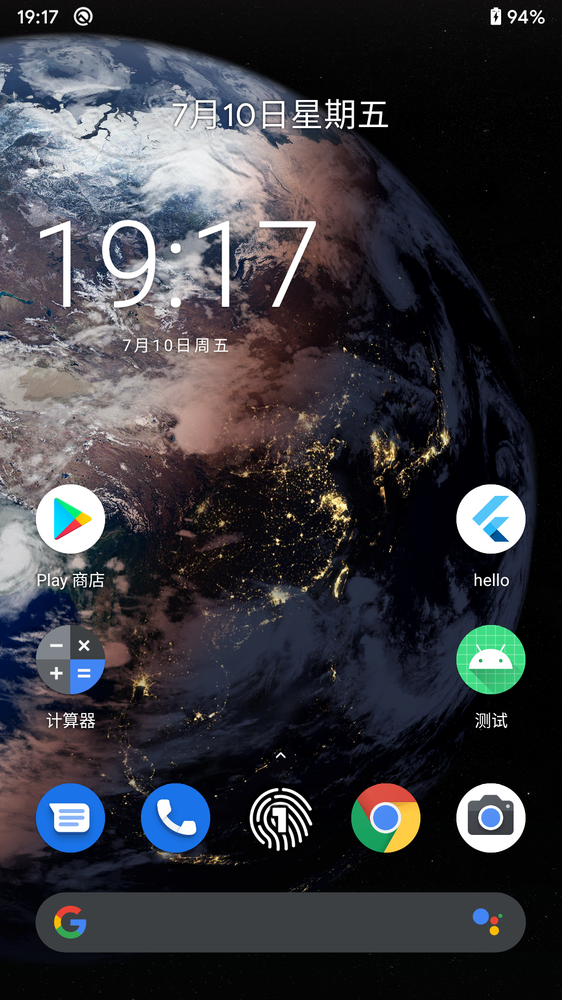
#> input picture 0.png, 562 x 1000 px, shrunk from 1080 x 1920 before the run
$ python ascii.py --file 0.png
#> lines starting #> are read from the running program, lines starting #| are printed output that depends on the picture
"""
ascii.py
A python program that convert images to ASCII art.
Author: Mahesh Venkitachalam
"""

import sys, random, argparse
import numpy as np
import math

from PIL import Image

# gray scale level values from:
# http://paulbourke.net/dataformats/asciiart/

# 70 levels of gray
gscale1 = "$@B%8&WM#*oahkbdpqwmZO0QLCJUYXzcvunxrjft/\|()1{}[]?-_+~<>i!lI;:,\"^`'. "
# 10 levels of gray
gscale2 = '@%#*+=-:. '

def getAverageL(image):
    """
    Given PIL Image, return average value of grayscale value
    """
    # get image as numpy array
    im = np.array(image)
    # get shape
    w,h = im.shape
    # get average
    return np.average(im.reshape(w*h))

def covertImageToAscii(fileName, cols, scale, moreLevels):
    """
    Given Image and dims (rows, cols) returns an m*n list of Images
    """
#> called with fileName = '0.png', cols = 80, scale = 0.43, moreLevels = False
    # declare globals
    global gscale1, gscale2
    # open image and convert to grayscale
    image = Image.open(fileName).convert('L')
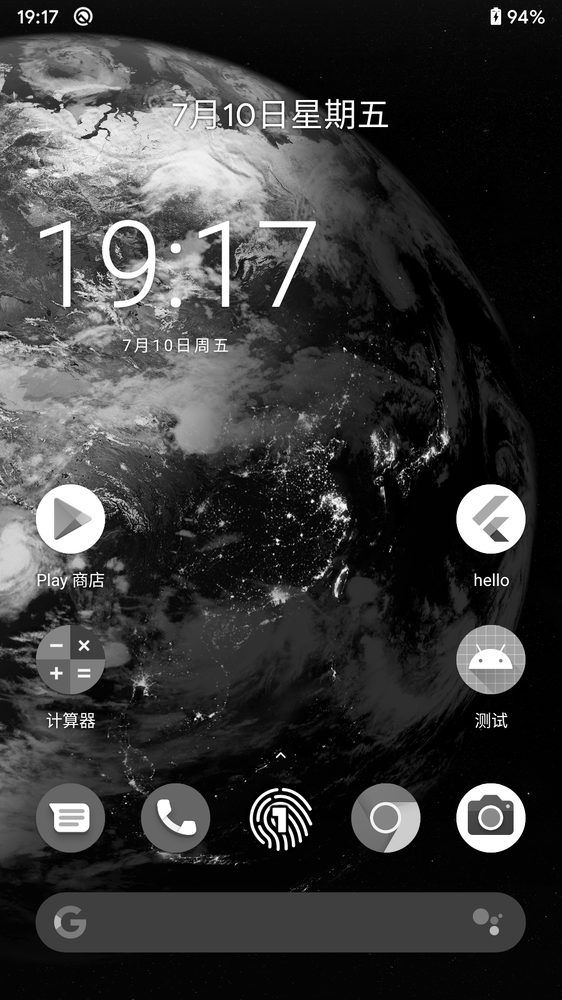
#> image: PIL image 562x1000 L; min 0, max 255, mean 56.7
    # store dimensions
    W, H = image.size[0], image.size[1]
#> W = 562; H = 1000
    print("input image dims: %d x %d" % (W, H))
#| input image dims: 562 x 1000
    # compute width of tile
    w = W/cols
#> w = 7.03
    # compute tile height based on aspect ratio and scale
    h = w/scale
#> h = 16.34
    # compute number of rows
    rows = int(H/h)
#> rows = 61

    print("cols: %d, rows: %d" % (cols, rows))
#| cols: 80, rows: 61
    print("tile dims: %d x %d" % (w, h))
#| tile dims: 7 x 16

    # check if image size is too small
    if cols > W or rows > H:
        print("Image too small for specified cols!")
        exit(0)

    # ascii image is a list of character strings
    aimg = []
    # generate list of dimensions
    for j in range(rows):
        y1 = int(j*h)
        y2 = int((j+1)*h)
        # correct last tile
        if j == rows-1:
            y2 = H
        # append an empty string
        aimg.append("")
        for i in range(cols):
            # crop image to tile
            x1 = int(i*w)
            x2 = int((i+1)*w)
            # correct last tile
            if i == cols-1:
                x2 = W
            # crop image to extract tile
            img = image.crop((x1, y1, x2, y2))
            # get average luminance
            avg = int(getAverageL(img))
            # look up ascii char
            if moreLevels:
                gsval = gscale1[int((avg*69)/255)]
            else:
                gsval = gscale2[int((avg*9)/255)]
            # append ascii char to string
            aimg[j] += gsval

    # return txt image
    return aimg

# main() function
def main():
    # create parser
    descStr = "This program converts an image into ASCII art."
    parser = argparse.ArgumentParser(description=descStr)
    # add expected arguments
    parser.add_argument('--file', dest='imgFile', required=True)
    parser.add_argument('--scale', dest='scale', required=False)
    parser.add_argument('--out', dest='outFile', required=False)
    parser.add_argument('--cols', dest='cols', required=False)
    parser.add_argument('--morelevels',dest='moreLevels',action='store_true')

    # parse args
    args = parser.parse_args()

    imgFile = args.imgFile
    # set output file
    outFile = 'out.txt'
    if args.outFile:
        outFile = args.outFile
    # set scale default as 0.43 which suits a Courier font
    scale = 0.43
    if args.scale:
        scale = float(args.scale)
    # set cols
    cols = 80
    if args.cols:
        cols = int(args.cols)

    print('generating ASCII art...')
    # convert image to ascii txt
    aimg = covertImageToAscii(imgFile, cols, scale, args.moreLevels)

    # open file
    f = open(outFile, 'w')
    # write to file
    for row in aimg:
        f.write(row + '\n')
#> this loop made 61 passes
    # cleanup
    f.close()
    print("ASCII art written to %s" % outFile)

# call main
if __name__ == '__main__':
    main()
